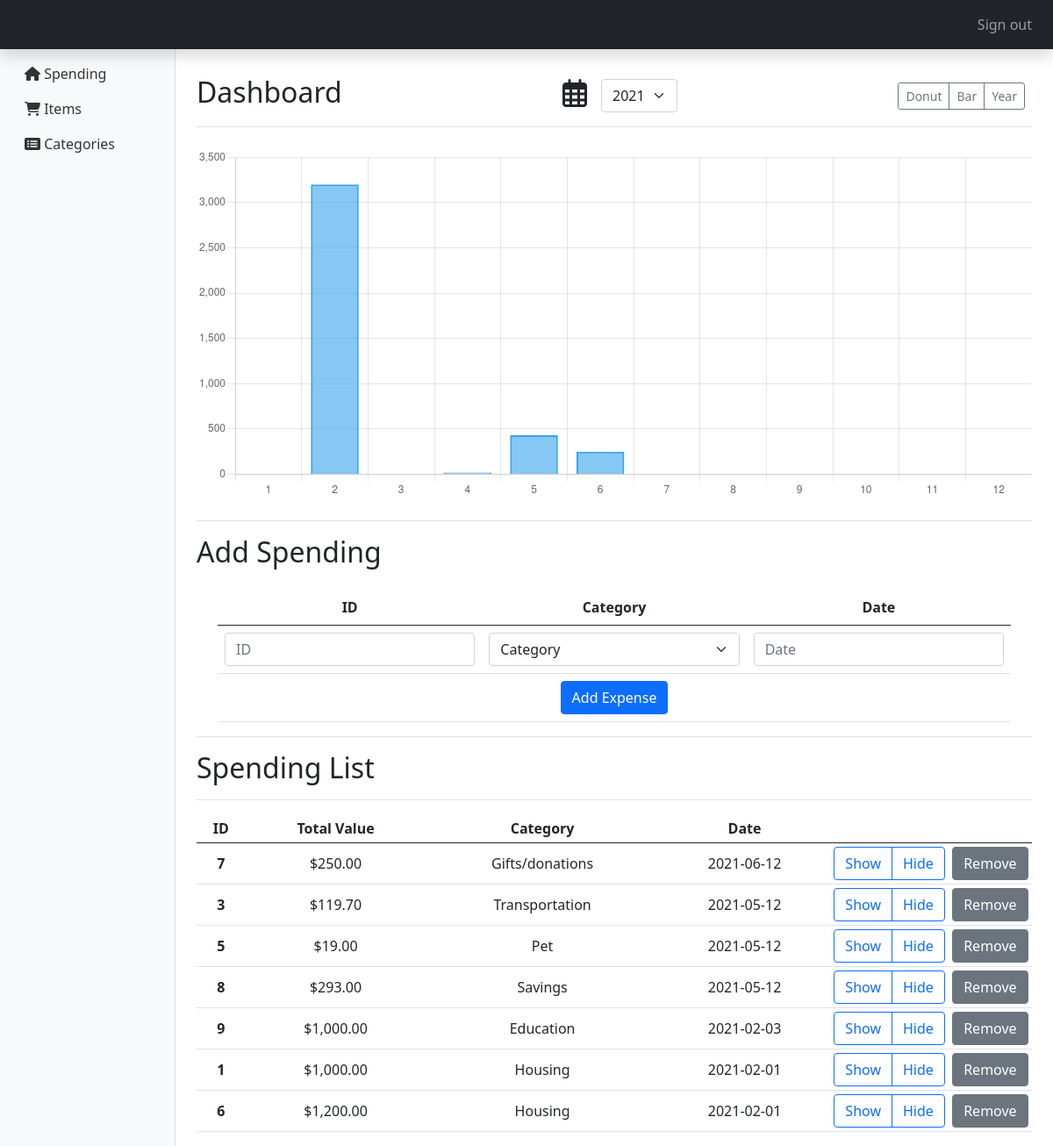
The page / (signed in) on the database as committed earlier.
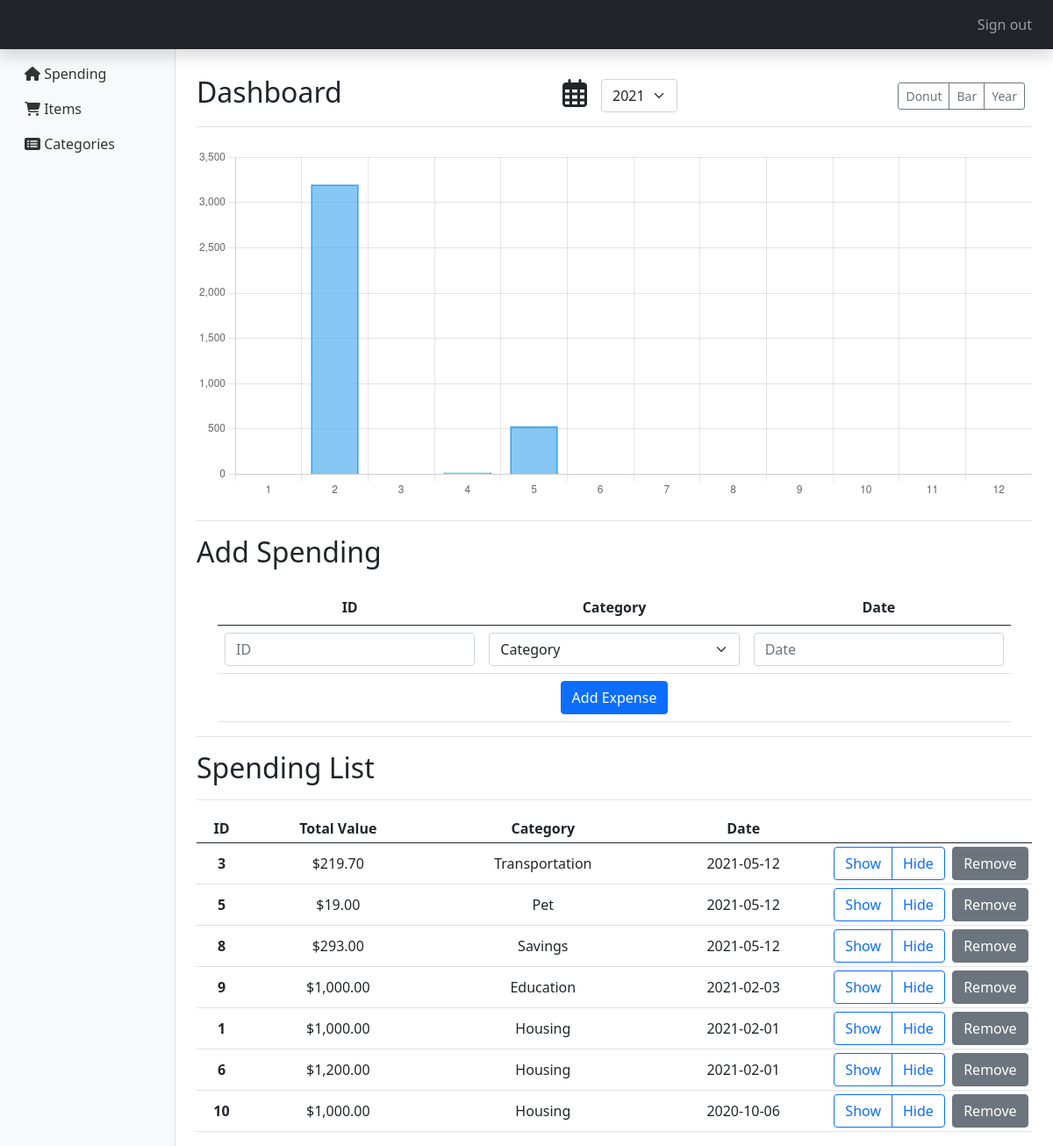
The same page on the database as committed later.
### tables this page shows
CREATE TABLE compras (
    id INTEGER PRIMARY KEY NOT NULL,
    user_id INTEGER,
    categoria_id INTEGER,
    data DATE,
    FOREIGN KEY (categoria_id) REFERENCES categoria(id),
    FOREIGN KEY (user_id) REFERENCES user(id)
);

### application.py (the view)
@app.route("/", methods=["GET", "POST"])
@login_required
def index():
    user_id = session["user_id"]
    currentYear = date.today().strftime("%Y")
    yearsList = cur.execute(("SELECT DISTINCT strftime('%Y', data) AS year FROM compras WHERE NOT year = ? "), (currentYear,)).fetchall()
    purchases = cur.execute(
        "SELECT compras.id, SUM((compra_produto.quant * compra_produto.preco_unit)) AS total, compras.categoria_id, categoria.descricao, compras.data FROM compras " \
            "INNER JOIN categoria ON compras.categoria_id=categoria.id LEFT JOIN compra_produto ON compras.id = compra_produto.compras_id WHERE user_id = ? " \
                "GROUP BY compras.id ORDER BY compras.data DESC", (user_id,)
        ).fetchall()
    purchasesbycat = cur.execute(
        "SELECT categoria.descricao, SUM((compra_produto.quant * compra_produto.preco_unit)) AS total FROM compras " \
            "INNER JOIN categoria ON compras.categoria_id=categoria.id LEFT JOIN compra_produto ON compras.id = compra_produto.compras_id "\
            "WHERE user_id = ? AND strftime('%Y', compras.data) = ?" \
            "GROUP BY compras.categoria_id ORDER BY total DESC", (user_id, currentYear)
    ).fetchall()
    spendbymonth = cur.execute(
        "SELECT SUM((compra_produto.quant * compra_produto.preco_unit)) AS total, strftime('%m', compras.data) AS month FROM compras " \
            "LEFT JOIN compra_produto ON compras.id = compra_produto.compras_id WHERE user_id = ? AND strftime('%Y', compras.data) = ?" \
                "GROUP BY strftime('%m', compras.data) ORDER BY compras.data", (user_id, currentYear)
        ).fetchall()
    pbc = [dict(item) for item in purchasesbycat]
    category = cur.execute("SELECT id, descricao FROM categoria WHERE parent_id IS NULL").fetchall()
    if request.method == "POST":
        button = request.form.get("postbutton")
        purchase_id = request.form.get("id")
        if button == "remove":
            cur.execute("DELETE FROM compras WHERE id = ?", (purchase_id,))
            cur.execute("DELETE FROM compra_produto WHERE compras_id = ?", (purchase_id,))
            db.commit()
            flash("Removed")
        else:
            category_id = request.form.get("category")
            data = request.form.get("date")
            if data == '':
                data = date.today()
            if purchase_id == '':
                cur.execute("INSERT INTO compras (user_id, categoria_id, data) VALUES ( ?, ?, ?)", (user_id, category_id, data))
            else:
                cur.execute("INSERT INTO compras (id, user_id, categoria_id, data) VALUES (?, ?, ?, ?)", (purchase_id, user_id, category_id, data))
            db.commit()
            flash("Added")
        return redirect("/")
    else:
        return render_template("index.html", purchases=purchases, category=category, purchasesbycat=pbc, spendbymonth=spendbymonth, yearslist=yearsList, currentYear=currentYear)

### application.py (called while the page is built)
@app.after_request
def after_request(response):
    response.headers["Cache-Control"] = "no-cache, no-store, must-revalidate"
    response.headers["Expires"] = 0
    response.headers["Pragma"] = "no-cache"
    return response

### helpers.py (called while the page is built)
def login_required(f):
    @wraps(f)
    def decorated_function(*args, **kwargs):
        if session.get("user_id") is None:
            return redirect("/login")
        return f(*args, **kwargs)
    return decorated_function

def usd(value):
    return f"${value:,.2f}"

### templates/index.html (shortened to what this page needs)
{% extends "layout.html" %}
{% block main %}
<div class="d-flex justify-content-between flex-wrap flex-md-nowrap align-items-center pt-3 pb-2 mb-3 border-bottom">
    <h1 class="h2">Dashboard</h1>
    <div class="d-flex flex-row align-middel">
        <div class="p-2">
            <i class="far fa-calendar-alt fa-2x"></i>
        </div>
        <div class="p-2">
        <select name="year" class="form-select" id="year" required>
            <option selected value="{{ currentYear }}">{{ currentYear }}</option>
        </select></div>
    </div>
    <div class="btn-toolbar mb-2 mb-md-0">
        <div class="btn-group me-2">
            <button type="button" class="btn btn-sm btn-outline-secondary mychart" value="donut">Donut</button>
            <button type="button" class="btn btn-sm btn-outline-secondary mychart" value="bar">Bar</button>
            <button type="button" class="btn btn-sm btn-outline-secondary" id="yearchart">Year</button>
        </div>
    </div>
</div>
<canvas class="my-4 w-100 myChartDiv" id="myChart" width="900" height="380"></canvas>
<h2 class="d-flex justify-content-between flex-wrap flex-md-nowrap align-items-center pt-3 pb-2 mb-3 border-top">Add Spending</h2>
<div class="table-responsive">
    <form action="/" method="POST">
        <div class="container-fluid d-flex justify-content-center">
            <table class="table align-middle">
                <thead>
                    <tr style="text-align:center">
                        <th scope="col" width="33%">ID</th>
                        <th scope="col" width="33%">Category</th>
                        <th scope="col" width="33%">Date</th>
                    </tr>
                </thead>
                <tbody style="text-align:center">
                    <tr >
                        <td><input class="form-control" name="id" placeholder="ID" type="number" autocomplete="off"></td>
                        <td>
                            <select name="category" class="form-select" required>
                                <option disabled selected value="">Category</option>
                            </select>
                        <td><input class="form-control datepicker" name="date" placeholder="Date" autocomplete="off">
                        </td>
                    </tr>
                    <tr>
                        <td colspan='3'>
                            <button class="btn btn-primary" type="submit" name="postbutton" value="add">Add Expense</button>
                        </td>
                    </tr>
                </tbody>
            </table>
        </div>
    </form>
</div>
<div class="d-flex justify-content-between flex-wrap flex-md-nowrap align-items-center pt-3 pb-2 mb-3 border-bottom border-top">
    <h1 class="h2">Spending List</h1>
</div>
<div class="table-responsive">
    <table class="table table-sm align-middle">
        <thead>
            <tr style="text-align:center">
                <th scope="col">ID</th>
                <th scope="col">Total Value</th>
                <th scope="col">Category</th>
                <th scope="col">Date</th>
                <th scope="col" width="10%"></th>
                <th scope="col" width="10%"></th>
            </tr>
        </thead>
        <tbody>
            {% for item in purchases %}
            <tr style="text-align:center" id="tr{{ item['id']}}">
                <form action="/" method="POST">
                    <th>{{ item['id'] }}</td>
                    <td value="{{ item['total']}}">{{ (item['total'] or 0)|usd }}</td>
                    <td value="{{ item['categoria_id']}}">{{ item['descricao'].capitalize() }}</td>
                    <td value="{{ item['data']}}">{{ item['data'] }}</td>
                    <td>
                        <div class="btn-group">
                            <button class="btn btn-outline-primary show" type="button" value="{{ item['id']}}">Show</button>
                            <button class="btn btn-outline-primary hide" type="button" value="{{ item['id']}}">Hide</button>
                        </div>
                    </td>
                    <td><button class="btn btn-secondary" type="submit" name="postbutton" value="remove">Remove</button></td>
                </form>
            </tr>
            {% endfor %}
        </tbody>
    </table>
</div>
{% endblock %}

### templates/layout.html (shortened to what this page needs)
<!DOCTYPE html>
<html lang="en">
<head>
    <link rel="stylesheet" href="static/style.css">
    <link href="https://cdn.jsdelivr.net/npm/bootstrap@5.0.1/dist/css/bootstrap.min.css" rel="stylesheet"
>
    <link rel="stylesheet" href="http://code.jquery.com/ui/1.10.3/themes/smoothness/jquery-ui.css">
    <link rel="stylesheet" href="https://cdn.jsdelivr.net/npm/@fortawesome/fontawesome-free@5.15.3/css/fontawesome.min.css">
</head>
<body>
    <header class="sticky-top shadow fixed-top">
    <nav class="navbar navbar-dark navbar-expand-lg bg-dark flex-md-nowrap ">
        {% if session.user_id %}
        <ul class="navbar-nav px-3 ms-auto">
            <li class="nav-item text-nowrap">
                <a class="nav-link" href="/logout">Sign out</a>
            </li>
        </ul>
        {% endif %}
    </nav>
    </header>
    <div class="container-fluid">
        <div class="row">
            {% if session.user_id %}
            <nav id="sidebarMenu" class="col-md-3 col-lg-2 d-md-block bg-light sidebar collapse">
                <div class="position-sticky pt-3">
                    <ul class="nav flex-column">
                        <li class="nav-item">
                            <a class="nav-link text-start" aria-current="page" href="/"><i class="fas fa-home"></i>  Spending</a>
                        </li px-md-4>
                        <li class="nav-item">
                            <a class="nav-link text-start" href="/items"><i class="fas fa-shopping-cart"></i>  Items</a>
                        </li>
                        <li class="nav-item">
                            <a class="nav-link text-start" href="/category"><i class="fas fa-list-alt"></i>  Categories</a>
                        </li>
                    </ul>
                </div>
            </nav>
            <main class="col-md-9 ms-sm-auto col-lg-10 px-md-4" style="padding-top: 10px;">
            {% else %}
            <main style="padding-top: 10px;">
            {% endif %}
                {% block main %}{% endblock %}
            </main>
        </div>
    </div>
</body>
</html>

### static/style.css (style rules this page uses)
html, body { height:100% }
.sidebar { position: fixed; top: 0; bottom: 0; left: 0; z-index: 100; padding: 48px 0 0; box-shadow: inset -1px 0 0 rgba(0, 0, 0, .1); }
.sidebar .nav-link { font-weight: 500; color: #333; }
.myChartDiv { max-height: 400px; }

Rows that differ between the two databases and show on the page:
removed compras: id "7", {{ item['total'] }} 250 (drawn), total "$250.00", {{ item['categoria_id'] }} 9 (drawn), descricao "Gifts/donations", data "2021-06-12"
computed for compras id 3: {{ item['total'] }} 119.7 → 219.7 (drawn); total "$119.70" → "$219.70"
added compras: id "10", {{ item['total'] }} 1000 (drawn), total "$1,000.00", {{ item['categoria_id'] }} 1 (drawn), descricao "Housing", data "2020-10-06"
Other text that changed with them:
chart data {{ item['month'] }}: 02, 04, 05, 06 → 02, 04, 05
chart data {{ item['total'] }}: 3200, 20, 431.7, 250 → 3200, 20, 531.7
